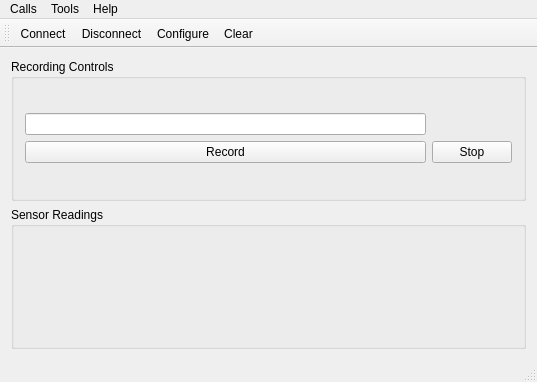
<?xml version="1.0" encoding="UTF-8"?>
<ui version="4.0">
 <class>MainWindow</class>
 <widget class="QMainWindow" name="MainWindow">
  <property name="geometry">
   <rect>
    <x>0</x>
    <y>0</y>
    <width>537</width>
    <height>382</height>
   </rect>
  </property>
  <property name="windowTitle">
   <string>Simple Terminal</string>
  </property>
  <widget class="QWidget" name="centralWidget">
   <layout class="QVBoxLayout" name="verticalLayout">
    <item>
     <widget class="QGroupBox" name="recordingBox">
      <property name="title">
       <string>Recording Controls</string>
      </property>
      <layout class="QGridLayout" name="gridLayout_6">
       <item row="0" column="0">
        <layout class="QGridLayout" name="recordingLayout">
         <item row="1" column="0">
          <widget class="QPushButton" name="startButton">
           <property name="text">
            <string>Record</string>
           </property>
          </widget>
         </item>
         <item row="1" column="1">
          <widget class="QPushButton" name="stopButton">
           <property name="text">
            <string>Stop</string>
           </property>
          </widget>
         </item>
         <item row="0" column="0">
          <widget class="QLineEdit" name="lineEdit"/>
         </item>
        </layout>
       </item>
      </layout>
     </widget>
    </item>
    <item>
     <widget class="QGroupBox" name="readingsBox">
      <property name="title">
       <string>Sensor Readings</string>
      </property>
      <layout class="QGridLayout" name="gridLayout_4">
       <item row="0" column="0">
        <layout class="QGridLayout" name="readingLayout"/>
       </item>
      </layout>
     </widget>
    </item>
   </layout>
  </widget>
  <widget class="QMenuBar" name="menuBar">
   <property name="geometry">
    <rect>
     <x>0</x>
     <y>0</y>
     <width>537</width>
     <height>26</height>
    </rect>
   </property>
   <widget class="QMenu" name="menuCalls">
    <property name="title">
     <string>Calls</string>
    </property>
    <addaction name="actionConnect"/>
    <addaction name="actionDisconnect"/>
    <addaction name="separator"/>
    <addaction name="actionQuit"/>
   </widget>
   <widget class="QMenu" name="menuTools">
    <property name="title">
     <string>Tools</string>
    </property>
    <addaction name="actionConfigure"/>
    <addaction name="actionClear"/>
   </widget>
   <widget class="QMenu" name="menuHelp">
    <property name="title">
     <string>Help</string>
    </property>
    <addaction name="actionAbout"/>
    <addaction name="actionAboutQt"/>
   </widget>
   <addaction name="menuCalls"/>
   <addaction name="menuTools"/>
   <addaction name="menuHelp"/>
  </widget>
  <widget class="QToolBar" name="mainToolBar">
   <attribute name="toolBarArea">
    <enum>TopToolBarArea</enum>
   </attribute>
   <attribute name="toolBarBreak">
    <bool>false</bool>
   </attribute>
   <addaction name="actionConnect"/>
   <addaction name="actionDisconnect"/>
   <addaction name="actionConfigure"/>
   <addaction name="actionClear"/>
  </widget>
  <widget class="QStatusBar" name="statusBar"/>
  <action name="actionAbout">
   <property name="text">
    <string>&amp;About</string>
   </property>
   <property name="toolTip">
    <string>About program</string>
   </property>
   <property name="shortcut">
    <string>Alt+A</string>
   </property>
  </action>
  <action name="actionAboutQt">
   <property name="text">
    <string>About Qt</string>
   </property>
  </action>
  <action name="actionConnect">
   <property name="icon">
    <iconset resource="client.qrc">
     <normaloff>:/images/connect.png</normaloff>:/images/connect.png</iconset>
   </property>
   <property name="text">
    <string>C&amp;onnect</string>
   </property>
   <property name="toolTip">
    <string>Connect to serial port</string>
   </property>
   <property name="shortcut">
    <string>Ctrl+O</string>
   </property>
  </action>
  <action name="actionDisconnect">
   <property name="icon">
    <iconset resource="client.qrc">
     <normaloff>:/images/disconnect.png</normaloff>:/images/disconnect.png</iconset>
   </property>
   <property name="text">
    <string>&amp;Disconnect</string>
   </property>
   <property name="toolTip">
    <string>Disconnect from serial port</string>
   </property>
   <property name="shortcut">
    <string>Ctrl+D</string>
   </property>
  </action>
  <action name="actionConfigure">
   <property name="icon">
    <iconset resource="client.qrc">
     <normaloff>:/images/settings.png</normaloff>:/images/settings.png</iconset>
   </property>
   <property name="text">
    <string>&amp;Configure</string>
   </property>
   <property name="toolTip">
    <string>Configure serial port</string>
   </property>
   <property name="shortcut">
    <string>Alt+C</string>
   </property>
  </action>
  <action name="actionClear">
   <property name="icon">
    <iconset resource="client.qrc">
     <normaloff>:/images/clear.png</normaloff>:/images/clear.png</iconset>
   </property>
   <property name="text">
    <string>C&amp;lear</string>
   </property>
   <property name="toolTip">
    <string>Clear data</string>
   </property>
   <property name="shortcut">
    <string>Alt+L</string>
   </property>
  </action>
  <action name="actionQuit">
   <property name="icon">
    <iconset resource="client.qrc">
     <normaloff>:/images/application-exit.png</normaloff>:/images/application-exit.png</iconset>
   </property>
   <property name="text">
    <string>&amp;Quit</string>
   </property>
   <property name="shortcut">
    <string>Ctrl+Q</string>
   </property>
  </action>
 </widget>
 <layoutdefault spacing="6" margin="11"/>
 <resources>
  <include location="client.qrc"/>
 </resources>
 <connections/>
</ui>
